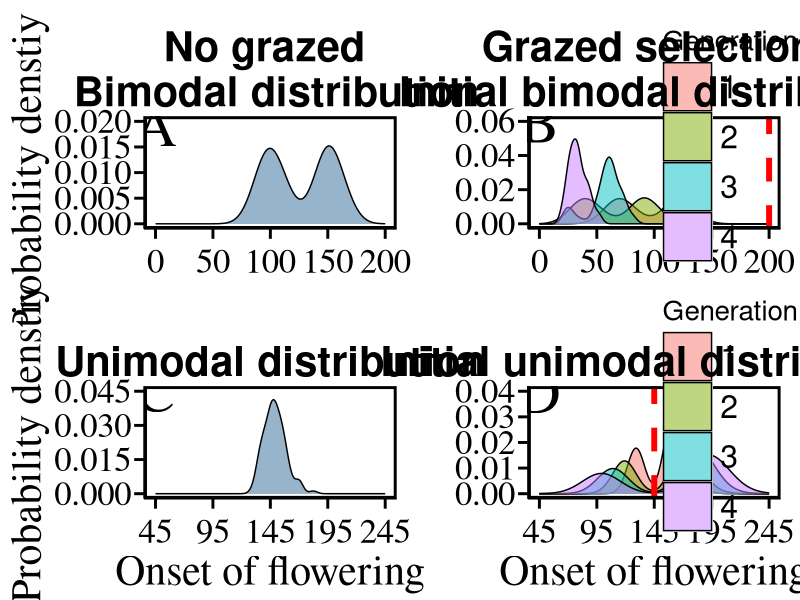

Recreate this plot in R.
library(ggplot2)
library(scales)
library(patchwork)
library(pracma)#找峰值

set.seed(123)  # 设置随机数种子
t1<- rnorm(50, mean = 100, sd = 10)# t0基准onset of flowering 
t2<- rnorm(50, mean = 150, sd = 10)# t0基准onset of flowering 
t0_bi=c(t1,t2)
t0_uni<- rnorm(100, mean = 150, sd = 10)# t0基准onset of flowering 
alpha=1;beta=1;tem=290;k=8.62*10^(-5);E=0.65;cycle=10
G=alpha*tem/(1+beta*tem)

#######################
### initial no grazing: bimodal distribution
df=data.frame(class=rep(1,length(t0_bi)),flower=t0_bi)
nograze_bi=ggplot(df,aes(x = t0_bi,fill = class)) + geom_density(alpha=0.5)+
  labs(title = "No grazed \n Bimodal distribution", x = "",y="Probability denstiy")  +
  annotate("text",x=0, y=0.019, label="A",angle = 0,size=15,family="serif")+
  theme(axis.text=element_text(size=25,family="serif",colour = "black"),
        axis.text.y=element_text(size=25,family="serif",angle=0,colour = "black",hjust = 0.5,vjust = 0.5),
        axis.text.x=element_text(size=25,family="serif",angle=0,colour = "black",vjust = 0.0),
        axis.title=element_text(size=30,family="serif", angle=0, face="plain"),
        axis.title.x = element_text(vjust=0.0),
        axis.line=element_line(size = 0.5, colour = "black", linetype=1),
        axis.ticks.length = unit(0.25, "cm"),
        axis.ticks = element_line(size = 1, color="black"),
        plot.background = element_rect(fill = "white", color = NA), 
        panel.border = element_rect(size = 2.0,colour = "black",fill = "NA", linetype=1),
        panel.background = element_rect(fill = "white", color = NA),
        legend.position = "none", 
        legend.background = element_rect(fill = "NA", color = NA),
        legend.text =element_text(size = 23,color='black'),
        legend.title = element_text(size = 16,color=NA),
        legend.direction="vertical", #horizontal; vertical
        legend.key.size = unit(2.5,'line'), # space between legend text
        plot.title = element_text(size=30, hjust=0.5, color = "black", face = "bold",
                                  margin = margin(b = -0.0, t = 0.4, l = 0, unit = "cm")),
        plot.margin = margin(t=0.2, r=0.3, b=0.2, l=0.12, "cm"))+
  scale_x_continuous(breaks=seq(0,200,by=50),limits=c(0,200))+
  scale_y_continuous(breaks=seq(0,0.02,by=0.02/4),limits=c(0,0.02))


### grazing at time tG; start from the initial stage with no grazing
t0=t0_bi;rh=30;tG=200 # grazing time
tf=matrix(nrow = cycle,ncol = 100);t_op=NA
for (j in 1:cycle){
for (i in 1:100){
  if(is.na(t0[i])){next #如果是NA，进入下一个循环
  }else if(t0[i]<tG){
   RHO=-1*rh
   tf[j,i]=t0[i]-exp(-E/(k*tem))+RHO*G
 } else if (t0[i]==tG){RHO=0;tf[j,i]=t0[i]-exp(-E/(k*tem))+RHO*G
 }else{RHO=rh;tf[j,i]=t0[i]-exp(-E/(k*tem))+RHO*G}
  if (tf[j,i]<=20){tf[j,i]=NA}
}
t0=tf[j,];t_op=c(t_op,t0)

if (length(na.omit(t0))<=50) break
}

class=factor(rep(1:j,each=100))
df=data.frame(Generation=class,flower=t_op[-1])
df=na.omit(df)
result_sigbi=list();peakTbi <- data.frame()
for (i in 1:j){
  sub_df=subset(df,df$Generation==i)
  result_sigbi[[i]]=wilcox.test( sub_df$flower, t0_bi, exact = FALSE)#检验两组中值差异显著性 Mann-Whitney U检验（两个独立样本）
  print(median(sub_df$flower))
  pdf_obj=density(sub_df$flower)
  peak_indices=findpeaks(pdf_obj$y, npeaks=5,minpeakheight  = 0.0015, minpeakdistance = 1,sortstr=TRUE)
  peak_values <- pdf_obj$x[peak_indices[,2]]
  peak_densities <- peak_indices[,1]
  peak_df=data.frame(peak_values=peak_values,Generation=i)
  peakTbi=rbind(peakTbi,peak_df)
}
graze_bi=ggplot(df,aes(x = flower,fill = Generation)) + geom_density(alpha=0.5)+
  labs(title = "Grazed selection \n Initial bimodal distribution", x = "",y="") +
  geom_vline(xintercept = tG,size=2, col = "red", lty = "dashed")+
  annotate("text",x=0, y=0.059, label="B",angle = 0,size=15,family="serif")+
  theme(axis.text=element_text(size=25,family="serif",colour = "black"),
        axis.text.y=element_text(size=25,family="serif",angle=0,colour = "black",hjust = 0.5,vjust = 0.5),
        axis.text.x=element_text(size=25,family="serif",angle=0,colour = "black",vjust = 0.0),
        axis.title=element_text(size=30,family="serif", angle=0, face="plain"),
        axis.title.x = element_text(vjust=0.0),
        axis.line=element_line(size = 0.5, colour = "black", linetype=1),
        axis.ticks.length = unit(0.25, "cm"),
        axis.ticks = element_line(size = 1, color="black"),
        plot.background = element_rect(fill = "white", color = NA), 
        panel.border = element_rect(size = 2.0,colour = "black",fill = "NA", linetype=1),
        panel.background = element_rect(fill = "white", color = NA),
        legend.position = c(0.8,0.75), 
        legend.background = element_rect(fill = "NA", color = NA),
        legend.text =element_text(size = 23,color='black'),
        legend.title = element_text(size = 20,color="black"),
        legend.direction="vertical", #horizontal; vertical
        legend.key.size = unit(2.5,'line'), # space between legend text
        plot.title = element_text(size=30, hjust=0.5, color = "black", face = "bold",
                                  margin = margin(b = -0.0, t = 0.4, l = 0, unit = "cm")),
        plot.margin = margin(t=0.2, r=0.3, b=0.2, l=0.12, "cm"))+
  scale_x_continuous(breaks=seq(0,200,by=50),limits=c(0,200))+
  scale_y_continuous(breaks=seq(0,0.06,by=0.02),limits=c(0,0.06))

#######################
### initial no grazing: unimodal distribution
df=data.frame(class=rep(1,length(t0_uni)),flower=t0_uni)
nograze_uni=ggplot(df,aes(x = t0_uni,fill = class)) + geom_density(alpha=0.5)+
  labs(title = "Unimodal distribution", x = "Onset of flowering",y="Probability denstiy")  +
  annotate("text",x=45, y=0.0448, label="C",angle = 0,size=15,family="serif")+
  theme(axis.text=element_text(size=25,family="serif",colour = "black"),
        axis.text.y=element_text(size=25,family="serif",angle=0,colour = "black",hjust = 0.5,vjust = 0.5),
        axis.text.x=element_text(size=25,family="serif",angle=0,colour = "black",vjust = 0.0),
        axis.title=element_text(size=30,family="serif", angle=0, face="plain"),
        axis.title.x = element_text(vjust=0.0),
        axis.line=element_line(size = 0.5, colour = "black", linetype=1),
        axis.ticks.length = unit(0.25, "cm"),
        axis.ticks = element_line(size = 1, color="black"),
        plot.background = element_rect(fill = "white", color = NA), 
        panel.border = element_rect(size = 2.0,colour = "black",fill = "NA", linetype=1),
        panel.background = element_rect(fill = "white", color = NA),
        legend.position = "none", 
        legend.background = element_rect(fill = "NA", color = NA),
        legend.text =element_text(size = 23,color='black'),
        legend.title = element_text(size = 16,color=NA),
        legend.direction="vertical", #horizontal; vertical
        legend.key.size = unit(2.5,'line'), # space between legend text
        plot.title = element_text(size=30, hjust=0.5, color = "black", face = "bold",
                                  margin = margin(b = -0.0, t = 0.4, l = 0, unit = "cm")),
        plot.margin = margin(t=0.2, r=0.3, b=0.2, l=0.12, "cm"))+
  scale_x_continuous(breaks=seq(45,245,by=50),limits=c(45,245))+
  scale_y_continuous(breaks=seq(0,0.045,by=0.045/3),limits=c(0,0.045))


### grazing at time tG; start from the initial stage with no grazing
t0=t0_uni;rh=10;tG=145;cycle=4 # grazing time
tf=matrix(nrow = cycle,ncol = 100);t_op=NA
for (j in 1:cycle){
  for (i in 1:100){
    if(is.na(t0[i])){next #如果是NA，进入下一个循环
    }else if(t0[i]<tG){
      RHO=-1*rh
      tf[j,i]=t0[i]-exp(-E/(k*tem))+RHO*G
    } else if (t0[i]==tG){RHO=0;tf[j,i]=t0[i]-exp(-E/(k*tem))+RHO*G
    }else{RHO=rh;tf[j,i]=t0[i]-exp(-E/(k*tem))+RHO*G}
    if (tf[j,i]<=20){tf[j,i]=NA}
  }
  t0=tf[j,];t_op=c(t_op,t0)
  
  if (length(na.omit(t0))<=50) break
}

class=factor(rep(1:j,each=100))
df=data.frame(Generation=class,flower=t_op[-1])
df=na.omit(df)
result_siguni=list();peakTuni <- data.frame()
for (i in 1:j){
  sub_df=subset(df,df$Generation==i)
  result_siguni[[i]]=wilcox.test( sub_df$flower, t0_uni, exact = FALSE)#检验两组中值差异显著性 Mann-Whitney U检验（两个独立样本）
  print(median(sub_df$flower))
  pdf_obj=density(sub_df$flower)
  peak_indices=findpeaks(pdf_obj$y, npeaks=5,minpeakheight  = 0.0015, minpeakdistance = 1,sortstr=TRUE)
  peak_values <- pdf_obj$x[peak_indices[,2]]
  peak_densities <- peak_indices[,1]
  peak_df=data.frame(peak_values=peak_values,Generation=i)
  peakTuni=rbind(peakTuni,peak_df)
  }
graze_uni=ggplot(df,aes(x = flower,fill = Generation)) + geom_density(alpha=0.5)+
  labs(title = "Initial unimodal distribution", x = "Onset of flowering",y="") +
  geom_vline(xintercept = tG,size=2, col = "red", lty = "dashed")+
  annotate("text",x=45, y=0.039, label="D",angle = 0,size=15,family="serif")+
  theme(axis.text=element_text(size=25,family="serif",colour = "black"),
        axis.text.y=element_text(size=25,family="serif",angle=0,colour = "black",hjust = 0.5,vjust = 0.5),
        axis.text.x=element_text(size=25,family="serif",angle=0,colour = "black",vjust = 0.0),
        axis.title=element_text(size=30,family="serif", angle=0, face="plain"),
        axis.title.x = element_text(vjust=0.0),
        axis.line=element_line(size = 0.5, colour = "black", linetype=1),
        axis.ticks.length = unit(0.25, "cm"),
        axis.ticks = element_line(size = 1, color="black"),
        plot.background = element_rect(fill = "white", color = NA), 
        panel.border = element_rect(size = 2.0,colour = "black",fill = "NA", linetype=1),
        panel.background = element_rect(fill = "white", color = NA),
        legend.position = c(0.8,0.75), 
        legend.background = element_rect(fill = "NA", color = NA),
        legend.text =element_text(size = 23,color='black'),
        legend.title = element_text(size = 20,color="black"),
        legend.direction="vertical", #horizontal; vertical
        legend.key.size = unit(2.5,'line'), # space between legend text
        plot.title = element_text(size=30, hjust=0.5, color = "black", face = "bold",
                                  margin = margin(b = -0.0, t = 0.4, l = 0, unit = "cm")),
        plot.margin = margin(t=0.2, r=0.3, b=0.2, l=0.12, "cm"))+
  scale_x_continuous(breaks=seq(45,245,by=50),limits=c(45,245))+
  scale_y_continuous(breaks=seq(0,0.04,by=0.01),limits=c(0,0.04))
OUTFIG=(nograze_bi|graze_bi)/(nograze_uni|graze_uni)
OUTFIG
#ggsave("simulation3.pdf",OUTFIG,width = 45, height = 40, units = "cm", dpi = 300) 
result_sigbi
result_siguni
peakTbi
peakTuni
